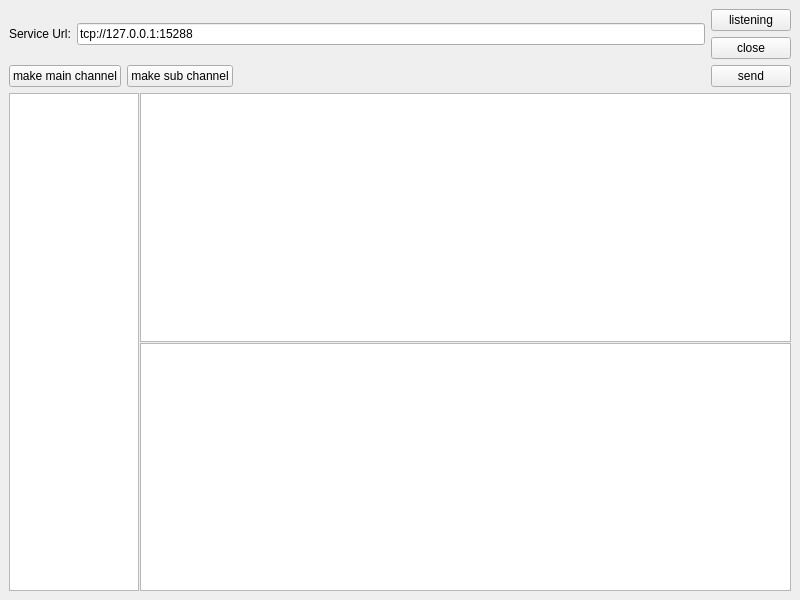
<?xml version="1.0" encoding="UTF-8"?>
<ui version="4.0">
 <class>MainWindow</class>
 <widget class="QMainWindow" name="MainWindow">
  <property name="geometry">
   <rect>
    <x>0</x>
    <y>0</y>
    <width>800</width>
    <height>600</height>
   </rect>
  </property>
  <property name="windowTitle">
   <string>MainWindow</string>
  </property>
  <widget class="QWidget" name="centralwidget">
   <layout class="QVBoxLayout" name="verticalLayout_2">
    <item>
     <layout class="QHBoxLayout" name="horizontalLayout">
      <item>
       <widget class="QLabel" name="label">
        <property name="text">
         <string>Service Url:</string>
        </property>
       </widget>
      </item>
      <item>
       <widget class="QLineEdit" name="serviceUrlEdit">
        <property name="text">
         <string>tcp://127.0.0.1:15288</string>
        </property>
       </widget>
      </item>
      <item>
       <layout class="QVBoxLayout" name="verticalLayout">
        <item>
         <widget class="QPushButton" name="listening">
          <property name="text">
           <string>listening</string>
          </property>
         </widget>
        </item>
        <item>
         <widget class="QPushButton" name="close">
          <property name="text">
           <string>close</string>
          </property>
         </widget>
        </item>
       </layout>
      </item>
     </layout>
    </item>
    <item>
     <layout class="QHBoxLayout" name="horizontalLayout_2">
      <item>
       <widget class="QPushButton" name="makeMainChannel">
        <property name="text">
         <string>make main channel</string>
        </property>
       </widget>
      </item>
      <item>
       <widget class="QPushButton" name="makeSubChannel">
        <property name="text">
         <string>make sub channel</string>
        </property>
       </widget>
      </item>
      <item>
       <spacer name="horizontalSpacer">
        <property name="orientation">
         <enum>Qt::Horizontal</enum>
        </property>
        <property name="sizeHint" stdset="0">
         <size>
          <width>40</width>
          <height>20</height>
         </size>
        </property>
       </spacer>
      </item>
      <item>
       <widget class="QPushButton" name="send">
        <property name="text">
         <string>send</string>
        </property>
       </widget>
      </item>
     </layout>
    </item>
    <item>
     <layout class="QHBoxLayout" name="horizontalLayout_3" stretch="1,5">
      <property name="spacing">
       <number>1</number>
      </property>
      <item>
       <widget class="QListWidget" name="channelList"/>
      </item>
      <item>
       <layout class="QHBoxLayout" name="horizontalLayout_4">
        <item>
         <layout class="QVBoxLayout" name="verticalLayout_3">
          <property name="spacing">
           <number>1</number>
          </property>
          <item>
           <widget class="QTextEdit" name="sendEdit"/>
          </item>
          <item>
           <widget class="QTextEdit" name="recvEdit">
            <property name="readOnly">
             <bool>true</bool>
            </property>
           </widget>
          </item>
         </layout>
        </item>
       </layout>
      </item>
     </layout>
    </item>
   </layout>
  </widget>
 </widget>
 <resources/>
 <connections/>
</ui>
